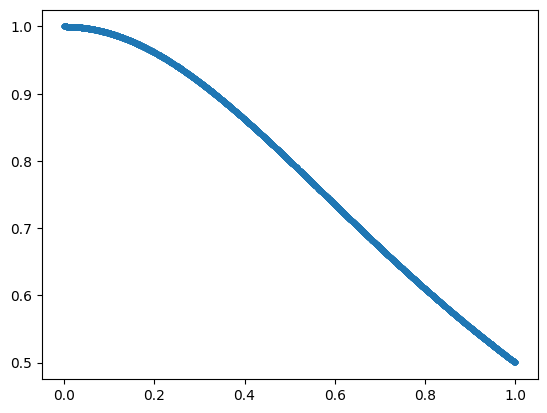

Python code for this plot:
import random
import numpy as np
from matplotlib import pyplot as plt

num_coordinates = 5000


def f(x):
    return 1 / (1 + x**2)


coordinates_x = np.random.uniform(0, 1, num_coordinates)
coordinates_y = f(coordinates_x)

integral = np.sum(coordinates_y) / num_coordinates

print(integral)

plt.scatter(coordinates_x, coordinates_y, s=10)
